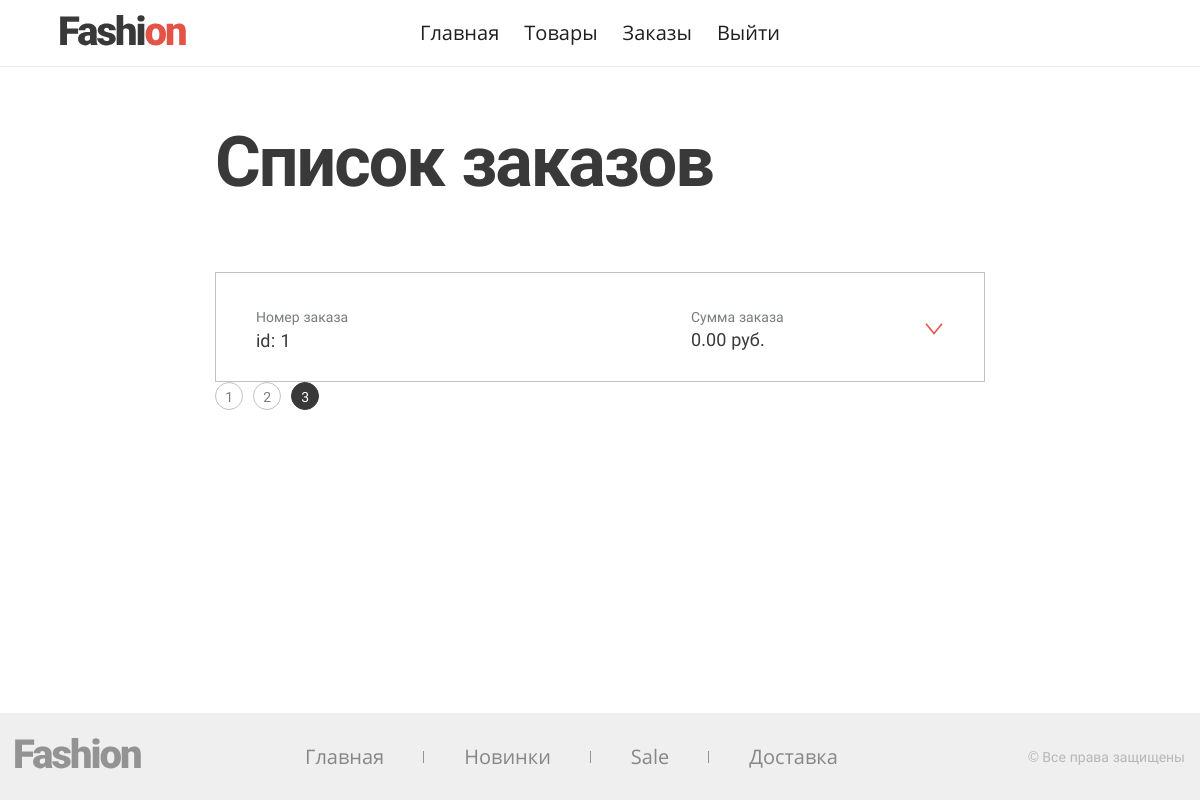
/admin/?category=orders&page=3 (signed in), run on the app's committed database.
### tables this page shows
CREATE TABLE IF NOT EXISTS `menu_admin` (
  `id` int NOT NULL AUTO_INCREMENT,
  `title` varchar(255) NOT NULL DEFAULT '0',
  `name` varchar(255) NOT NULL DEFAULT '0',
  `path` varchar(255) NOT NULL DEFAULT '0',
  PRIMARY KEY (`id`)
);

CREATE TABLE IF NOT EXISTS `menu_admin_group` (
  `menu_admin_id` int NOT NULL,
  `group_id` int NOT NULL,
  PRIMARY KEY (`menu_admin_id`,`group_id`),
  KEY `FK__groups` (`group_id`),
  CONSTRAINT `FK__groups` FOREIGN KEY (`group_id`) REFERENCES `groups` (`id`),
  CONSTRAINT `FK__menu_admin` FOREIGN KEY (`menu_admin_id`) REFERENCES `menu_admin` (`id`)
);

CREATE TABLE IF NOT EXISTS `orders` (
  `id` int NOT NULL AUTO_INCREMENT,
  `product_id` int NOT NULL,
  `surname` varchar(255) NOT NULL,
  `name` varchar(255) NOT NULL,
  `third_name` varchar(255) DEFAULT NULL,
  `phone` varchar(255) NOT NULL,
  `email` varchar(255) NOT NULL,
  `delivery` varchar(255) NOT NULL,
  `city` varchar(255) DEFAULT NULL,
  `street` varchar(255) DEFAULT NULL,
  `home` varchar(255) DEFAULT NULL,
  `aprt` varchar(255) DEFAULT NULL,
  `pay` varchar(255) NOT NULL,
  `comment` text,
  `created_at` datetime NOT NULL,
  `processed` tinyint NOT NULL DEFAULT '0',
  `price` decimal(12,2) NOT NULL DEFAULT '0.00',
  `del_price` decimal(12,2) NOT NULL DEFAULT '0.00',
  `total_cost` decimal(12,2) NOT NULL,
  PRIMARY KEY (`id`),
  KEY `FK_orders_products` (`product_id`),
  CONSTRAINT `FK_orders_products` FOREIGN KEY (`product_id`) REFERENCES `products` (`id`)
);

CREATE TABLE IF NOT EXISTS `menu_shop` (
  `id` int NOT NULL AUTO_INCREMENT,
  `title` varchar(255) NOT NULL,
  `path` text NOT NULL,
  `name` varchar(50) NOT NULL,
  PRIMARY KEY (`id`)
);

### admin/index.php (called while the page is built, shortened)
<?php
require($_SERVER['DOCUMENT_ROOT'] . '/admin/modules/auth.php');
require($_SERVER['DOCUMENT_ROOT'] . '/templates/header.php');
require($_SERVER['DOCUMENT_ROOT'] . '/admin/templates/' . getAdminPage($menuHeader));
require($_SERVER['DOCUMENT_ROOT'] . '/templates/footer.php');

### modules/base/functions.php (called while the page is built, shortened)
<?php
function connectDb(): object
{
    static $mysqli = null;
    if (null === $mysqli) {
        include $_SERVER['DOCUMENT_ROOT'] . '/config.php';
        $mysqli = new mysqli($host, $user, $password, $database);
        $mysqli->set_charset("utf8mb4");
    }
    return $mysqli;
}
function getMenuInDB(string $menu): array
{
    $menu = connectDb()->real_escape_string($menu);
    $sql = "SELECT * FROM menu_" . $menu;
    if (!$result = connectDb()->query($sql)) {
        echo "Запрос в базу MySQL произашел с ошибкой";
        exit;
    }
    $array = [];
    while ($row = $result->fetch_assoc()) {
        $array[$row['id']] = $row;
    }
    return $array;
}
function isCurrentUrl(string $url): bool
{
    $urlPath = parse_url($_SERVER['REQUEST_URI'], PHP_URL_PATH);
    $urlQuery = parse_url($_SERVER['REQUEST_URI'], PHP_URL_QUERY);
    return $urlQuery ? $urlPath . '?' . $urlQuery == $url : $urlPath == $url;
}
function getStatusPage(int $page): string
{
    if ((!empty($_GET['page']) && (int)$_GET['page'] !== $page) || (empty($_GET['page']) && $page !== 1)) {
       return 'href="' . getQueryUrl('page', $page) . '"';
    }
    return '';
}
function getQueryUrl(string $type, int $id): string
{
   $urlPage = '?' . $type . '=';
   $urlQuery = parse_url($_SERVER['REQUEST_URI'], PHP_URL_QUERY);
   if ($urlQuery) {
       if (!empty($_GET[$type])) {
           $arrayQuery = [];
           parse_str($urlQuery, $arrayQuery);
           $arrayQuery[$type] = $id;
           return '?' . http_build_query($arrayQuery);
       }
       $urlPage = '&' . $type . '=';
   }
   return $_SERVER['REQUEST_URI'] . $urlPage . $id;
}
function getStartItemOnPage (int $allCount, int $quantityShow): int
{
    $startItem = 0;
    $finishItem = $allCount > $quantityShow ? $quantityShow : $allCount;
    if (!empty($_GET['page']) && (int)$_GET['page'] > 1) {
        $numberPage = (int)$_GET['page'];
        $finishItem = $finishItem * $numberPage;
        $startItem = $finishItem - $quantityShow;
    }
    return $startItem;
}

### admin/modules/functions.php (called while the page is built, shortened)
<?php
function getAccessPagesByGroupID($data): array
{
    if (is_array($data)) {
        $sqlGroups = [];
        foreach ($data as $group) {
            $sqlGroups[] = "mag.group_id = " . connectDb()->real_escape_string($group['id']);
        }
        $sqlGroups[] = 'mag.group_id IS NULL';
        $sqlGroups = implode(" or ", $sqlGroups);
    } else {
        $sqlGroups = 'ma.id = ' . $data;
    }
    $sql = "SELECT * FROM menu_admin AS ma
            LEFT JOIN menu_admin_group AS mag ON mag.menu_admin_id = ma.id
            WHERE $sqlGroups";
    if (!$result = connectDb()->query($sql)) {
        echo "Запрос в базу MySQL произашел с ошибкой";
        exit;
    }
    $array = [];
    while ($row = $result->fetch_assoc()) {
        $array[$row['id']] = $row;
    }
    return $array;
}
function getOrdersInDB(string $startItem, string $limit = '10'): array
{
    $sql = "SELECT o.*, p.price FROM orders AS o
            LEFT join products AS p ON p.id = o.product_id
            ORDER BY o.processed, o.created_at DESC
            LIMIT $startItem, $limit";
    if (!$result = connectDb()->query($sql)) {
        echo "Запрос в базу MySQL произашел с ошибкой - orders";
        exit;
    }
    $array = [];
    while ($row = $result->fetch_assoc()) {
        $array[$row['id']] = $row;
    }
    return $array;
}
function getCountRowTableInDB(string $table, string $where = ''): int
{
    $sql = "SELECT COUNT(*) AS count FROM `$table`$where";
    if (!$result = connectDb()->query($sql)) {
        echo "Запрос в базу MySQL произашел с ошибкой 7";
        exit;
    }
    return (int)$result->fetch_object()->count;
}

### admin/modules/auth.php (called while the page is built, shortened)
<?php
require($_SERVER['DOCUMENT_ROOT'] . '/admin/modules/functions.php');
$quantityOrders = 10;
$menuFooter = getMenuInDB('shop');
if (!empty($_SESSION['isAuth'])) {
    if (isset($_GET['category']) && $_GET['category'] === 'orders') {
        $countOrders = getCountRowTableInDB('orders');
        $quantityPages = ceil($countOrders / $quantityOrders);
        $pageStartItem = getStartItemOnPage($countOrders, $quantityOrders);
        $ordersShop = getOrdersInDB($pageStartItem, $quantityOrders);
    }
}
$menuHeader = !empty($_SESSION['isAuth']) ? getAccessPagesByGroupID($_SESSION['groups'] ?? []) : getAccessPagesByGroupID(1);

### admin/templates/orders.php (the view, shortened to what this page needs)
<main class="page-order">
  <h1 class="h h--1">Список заказов</h1>
  <ul class="page-order__list">
    <?php foreach ($ordersShop as $key => $order): ?>
    <li class="order-item page-order__item">
      <div class="order-item__wrapper">
        <div class="order-item__group order-item__group--id">
          <span class="order-item__title">Номер заказа</span>
          <span class="order-item__info order-item__info--id"><?= $order['id'] ?></span>
        </div>
        <div class="order-item__group">
          <span class="order-item__title">Сумма заказа</span>
          <?= $order['total_cost'] ?> руб.
        </div>
        <button class="order-item__toggle"></button>
      </div>
    </li>
    <?php endforeach ?>
  </ul>
  <ul class="shop__paginator paginator">
      <?php for ($i = 1; $i <= $quantityPages; $i++): ?>
          <li>
            <a class="paginator__item" <?= getStatusPage($i) ?>><?= $i ?></a>
          </li>
      <?php endfor ?>
    </ul>
</main>

### templates/header.php (shortened to what this page needs)
<!DOCTYPE html>
<html lang="ru">
<head>
  <link rel="stylesheet" href="/css/style.css">
</head>
<body>
<header class="page-header">
  <a class="page-header__logo" href="/">
    <img src="/img/logo.svg" alt="Fashion">
  </a>
  <nav class="page-header__menu">
    <ul class="main-menu main-menu--header">
      <?php foreach ($menuHeader as $key => $item): ?>
        <li>
          <a class="main-menu__item <?= isCurrentUrl($item['path']) ? 'active' : ''; ?>" href="<?= $item['path'] ?>">
            <?= $item['title'] ?>
          </a>
        </li>
      <?php endforeach ?>
    </ul>
  </nav>
</header>

### templates/footer.php
<footer class="page-footer">
  <div class="container">
    <a class="page-footer__logo" href="#">
      <img src="/img/logo--footer.svg" alt="Fashion">
    </a>
    <nav class="page-footer__menu">
      <ul class="main-menu main-menu--footer">
        <?php foreach ($menuFooter as $key => $item): ?>
          <li>
            <a class="main-menu__item <?= isCurrentUrl($item['path']) ? 'active' : ''; ?>" href="<?= $item['path'] ?>">
              <?= $item['title'] ?>
            </a>
          </li>
        <?php endforeach ?>
      </ul>
    </nav>
    <address class="page-footer__copyright">
      © Все права защищены
    </address>
  </div>
</footer>
</body>
</html>

### css/style.css (style rules this page uses)
html { box-sizing: border-box; }
img { max-width: 100%; height: auto; }
body { display: flex; flex-direction: column; margin: 0 auto; min-width: 1200px; min-height: 100vh; font: 16px/22px 'Roboto', sans-serif; color: #787b7f; }
a { text-decoration: none; }
.container { margin: 0 auto; padding: 0 15px; width: 1200px; }
.h { margin-top: 0; font-family: 'Roboto', sans-serif; color: #393939; }
.h--1 { margin-bottom: 70px; font-size: 70px; line-height: 80px; letter-spacing: -2px; }
.page-header { position: relative; padding: 20px 60px; display: flex; justify-content: center; border-bottom: 1px solid #ebebeb; }
.page-header__logo { position: absolute; top: 15px; left: 60px; width: 150px; }
.main-menu { margin: 0; padding: 0; list-style: none; display: flex; font: 20px/26px 'Open Sans', sans-serif; }
.main-menu__item { color: #1f1f1f; transition: all 300ms; }
.main-menu--header li:not(:last-child) { margin-right: 25px; }
.main-menu--footer li { position: relative; }
.main-menu--footer li:not(:last-child)::after { content: ''; position: absolute; top: 50%; -webkit-transform: translateY(-50%); transform: translateY(-50%); right: 0; width: 1px; height: 12px; background-color: rgba(57, 57, 57, 0.5); }
.main-menu--footer .main-menu__item { padding: 0 40px; color: rgba(31, 31, 31, 0.5); }
.paginator { margin: 0; padding: 0; list-style: none; display: flex; }
.paginator li:not(:last-child) { margin-right: 10px; }
.paginator__item { display: inline-block; width: 28px; height: 28px; font-size: 14px; line-height: 28px; letter-spacing: -0.5px; text-align: center; border-radius: 50%; border: 1px solid #393939; transition: all 300ms; }
.paginator__item[href] { border-color: #c2c2c2; color: #787b7f; }
.paginator__item:not([href]) { color: #fff; background-color: #393939; cursor: default; }
.page-footer { padding-top: 25px; padding-bottom: 25px; background-color: #efefef; }
.page-footer .container { display: flex; align-items: center; }
.page-footer__logo { width: 150px; margin-right: 100px; }
.page-footer__copyright { margin-left: auto; font-size: 14px; line-height: 18px; color: rgba(127, 127, 127, 0.5); font-style: normal; }
.page-order { flex-grow: 1; margin: 0 auto; padding-top: 55px; padding-bottom: 110px; width: 770px; }
.page-order__list { margin: 0; padding: 0; list-style: none; }
.order-item { padding: 0 40px; border: 1px solid #c2c2c2; height: 110px; overflow-y: hidden; }
.order-item__wrapper { display: flex; flex-wrap: wrap; padding-top: 35px; padding-bottom: 35px; }
.order-item__wrapper:not(:last-child) { border-bottom: 1px solid #c2c2c2; }
.order-item__group { width: 195px; font-size: 18px; line-height: 18px; color: #393939; }
.order-item__group:first-child { width: 435px; padding-right: 15px; }
.order-item__title { display: block; margin-bottom: 5px; font-size: 14px; line-height: 18px; color: #787b7f; }
.order-item__info { vertical-align: middle; }
.order-item__info--id::before { content: 'id: '; }
.order-item__toggle { border: 0; padding: 0; font: inherit; background-color: transparent; align-self: center; margin-left: auto; width: 20px; height: 12px; background-size: contain; cursor: pointer; transition: all 300ms; }

### data on the page
menu_admin: title "Главная"
menu_admin_group: menu_admin.title "Товары"
menu_admin_group: menu_admin.title "Заказы"
menu_admin: title "Выйти"
orders: id "1", total_cost "0.00"
menu_shop: title "Главная"
menu_shop: title "Новинки"
menu_shop: title "Sale"
menu_shop: title "Доставка"
